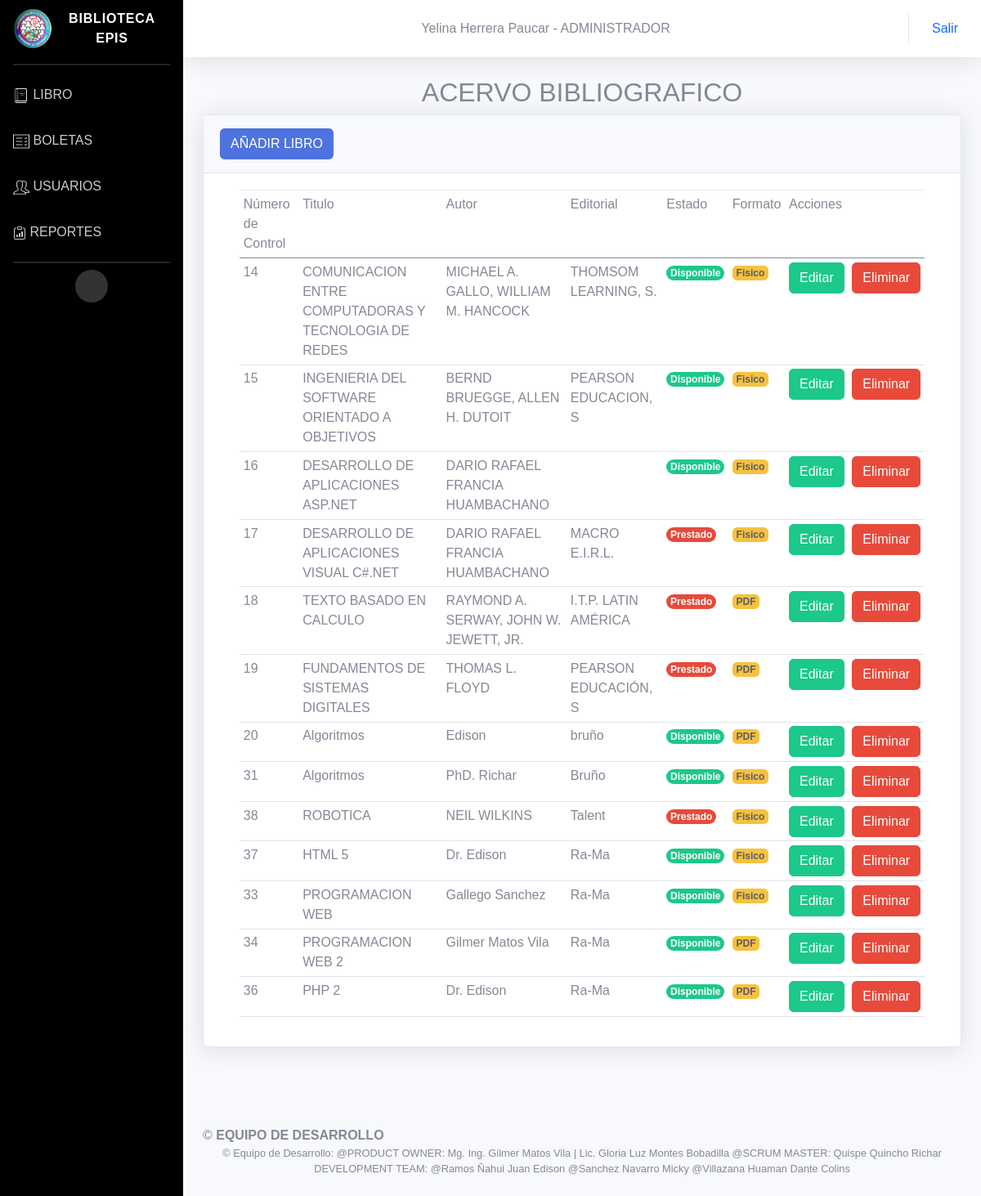
Before: /View/libros/acervo.php (signed in) with the older database file.
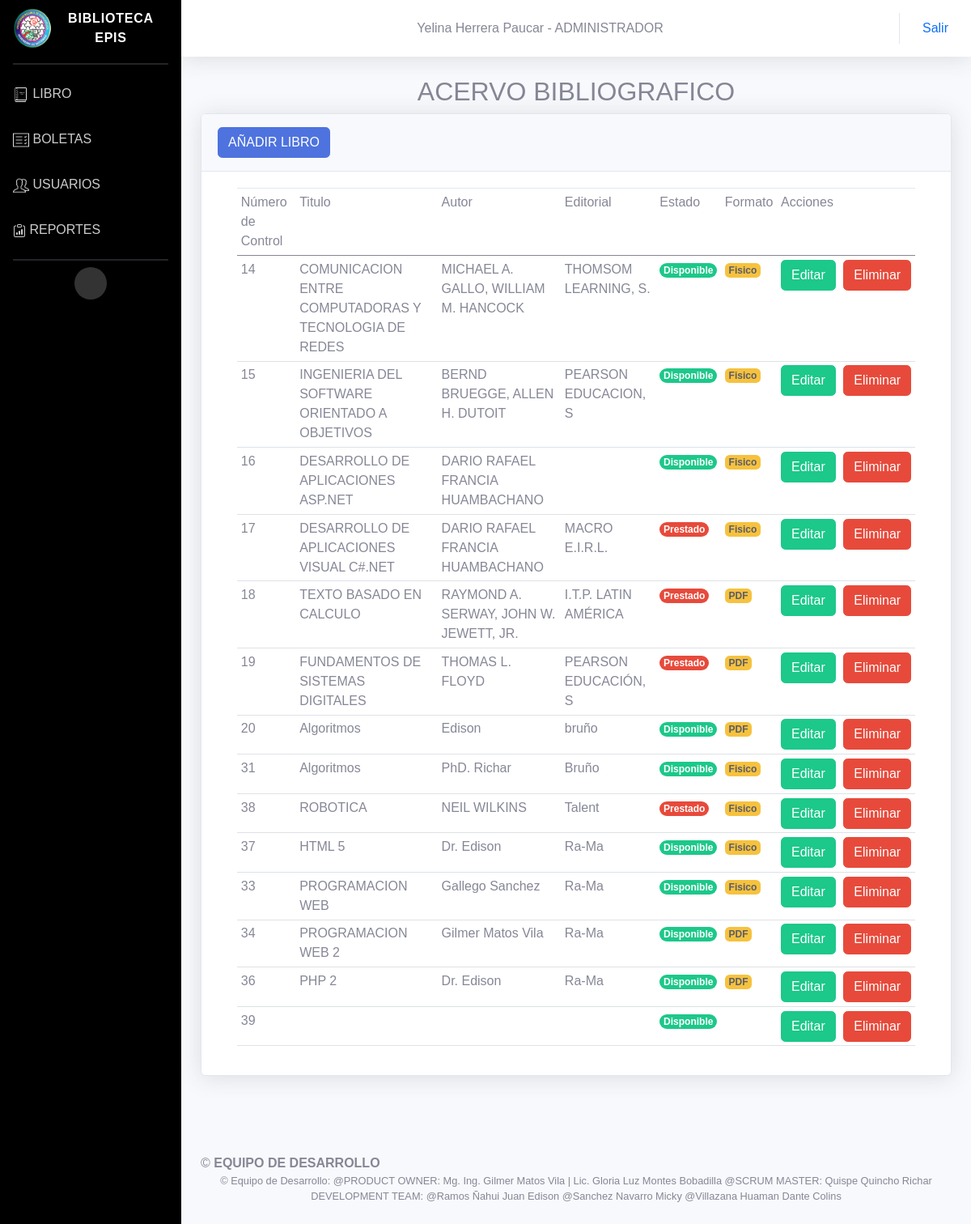
After: the same page with the newer database file.
### tables this page shows
CREATE TABLE `libro` (
  `n_control` int(20) NOT NULL,
  `dewey` varchar(20) NOT NULL,
  `titulo` varchar(100) NOT NULL,
  `autor` varchar(100) NOT NULL,
  `fecha_edicion` date NOT NULL,
  `editorial` varchar(20) NOT NULL,
  `cantidad` int(25) NOT NULL,
  `fecha_adquisicion` date NOT NULL,
  `imagen` longblob NOT NULL,
  `estado` varchar(11) NOT NULL,
  `genero` varchar(20) NOT NULL,
  `formato` varchar(10) NOT NULL,
  `PDF` text NOT NULL,
  `Acciones` varchar(30) NOT NULL
);

### View/libros/acervo.php (the view, shortened to what this page needs)
<?php
include('../../Model/conexion.php');
include('../includes/menu_administrador.php');
?>
<link rel="stylesheet" type="text/css" href="../../assets/Styles/estilos_pdf.css">
</div>
</div>
</div>
<div class="container-fluid">
    <div id="main-containe">
        <center>
            <h2>ACERVO BIBLIOGRAFICO</h2>
        </center>
        <div class="card shadow mb-4">
            <div class="card-header py-3">
                <button type="button" class="btn btn-primary" data-bs-toggle="modal" data-bs-target="#exampleModal"
                    data-bs-whatever="@mdo">AÑADIR LIBRO </button>
            </div>
            <div class="container">
                <div class="card-body">
                    <div class="table-responsive">
                        <table id="example" class="table table-sm" style="width:100%">
                            <thead>
                                <tr>
                                    <td>Número de Control</td>
                                    <td>Titulo</td>
                                    <td>Autor</td>
                                    <td>Editorial</td>
                                    <td>Estado</td>
                                    <td>Formato</td>
                                    <td>Acciones</td>
                                    <td></td>
                                </tr>
                            </thead>
                            <?php
										$sql="SELECT * from libro";
										$result=mysqli_query($conexion,$sql);
										while($mostrar=mysqli_fetch_array($result)){
									 if ($mostrar['cantidad'] == 1) {
								                        $estado = '<span class="badge rounded-pill bg-success">Disponible </span>';
								                    } else {
								                        $estado = '<span class="badge rounded-pill bg-danger">Prestado</span>';
								                    }
										 ?>
                            <tr>
                                <td><?php echo $mostrar['n_control'] ?></td>
                                <td><?php echo $mostrar['titulo'] ?></td>
                                <td><?php echo $mostrar['autor'] ?></td>
                                <td><?php echo $mostrar['editorial'] ?></td>
                                <td><?php echo $estado; ?></td>
                                <td>
                                    <span class="badge bg-warning text-dark"><?php echo $mostrar['formato'] ?></span>
                                </td>
                                <td><a href="ed_libro.php?n_control= <?php echo $mostrar['n_control'];?>"
                                        class="btn btn-success">Editar</a></td>
                                <td><a href="../../Controller/eliminar_libro.php?n_control=<?php echo $mostrar['n_control']; ?>"
                                        class="btn btn-danger"
                                        onclick="return confirm('¿Esta Seguro que desea eliminar Libro?'); false">
                                        Eliminar
                                    </a>
                                </td>
                            </tr>
                            <?php
									}
									 ?>
                        </table>
                    </div>
                </div>
            </div>
        </div>
    </div>
    <br><br>
</div>
<?php include('../includes/footer.php');?>
</body>
</html>

### View/includes/menu_administrador.php (shortened to what this page needs)
<!DOCTYPE html>
<html lang="es">
<head>
	 <link rel="stylesheet" href="../../assets/bootstrap/css/bootstrap.css"/>
    <link rel="stylesheet" type="text/css" href="../../assets/datatables/datatables.min.css"/>
    <link href="../../assets/css/sb-admin-2.min.css" rel="stylesheet">
</head>
<body id="page-top">
	<div id="wrapper">
		<ul class="navbar-nav sidebar sidebar-dark accordion" id="accordionSidebar" style="background-color: black;">
            <a class="sidebar-brand d-flex align-items-center justify-content-center" href="#">
                <img src="../../resources/img/epis1.png" width="50" height="50">
                <div class="sidebar-brand-text mx-1">BIBLIOTECA EPIS</div>
            </a>
            <hr class="sidebar-divider my-2">
            <li class="nav-item">
            	<a href="../libros/acervo.php" class="nav-link"><img src="../../resources/img/libro.png" width="20" height="20">  LIBRO </a>
            	<a href="../boletas/boletas_admi.php" class="nav-link"><img src="../../resources/img/boletaadmi.png" width="20" height="20">  BOLETAS</a>
            	<a href="../usuarios/lista_usuario.php" class="nav-link"><img src="../../resources/img/usuario.png" width="20" height="20">  USUARIOS</a>
                <a href="../Reportes/reportes.php" class="nav-link" >
                 REPORTES</a>
            </li>
            <hr class="sidebar-divider my-2">
            <div class="text-center d-none d-md-inline">
                <button class="rounded-circle border-0" id="sidebarToggle" ></button>
            </div>
        </ul>
        <div id="content-wrapper" class="d-flex flex-column">
        	<div id="content">
                <nav class="navbar navbar-expand navbar-red bg-white topbar mb-4 static-top shadow">
                    <ul class="navbar-nav ml-auto">
                        <li class="nav-item text-black ">
                            <?php
                            echo $_SESSION['user']['nombre']." ".$_SESSION['user']['apellidos']." - ";
                            echo $_SESSION['user']['tipo_usuario'];
                            ?>
                        </li>
                    </ul>
                    <ul class="navbar-nav ml-auto">
                        <li class="nav-item dropdown no-arrow">
                        	<a href="../../Controller/logout.php" class="nav-link">Salir</a>
                        </li>
                    </ul>
                </nav>

### View/includes/footer.php (shortened to what this page needs)
<footer class="footer py-4 bg-light mt-auto">
    <div class="container-fluid">&copy;
        <strong>EQUIPO DE DESARROLLO</strong><br>
        <div class="d-flex align-items-center justify-content-between small">
            <center><div class="text-muted"> &copy; Equipo de Desarrollo: @PRODUCT OWNER: Mg. Ing. Gilmer Matos Vila | Lic. Gloria Luz Montes Bobadilla @SCRUM MASTER: Quispe Quincho Richar
                DEVELOPMENT TEAM: @Ramos Ñahui Juan Edison @Sanchez Navarro Micky @Villazana Huaman Dante Colins
                    </div>
            </center>
        </div>
    </div>
</footer>

### assets/Styles/estilos_pdf.css (style rules this page uses)
body { font-family:"Raleway",sans-serif; background:#f8f8f8; }

Changed rows visible on the page:
added libro: n_control "39", cantidad "Disponible"
